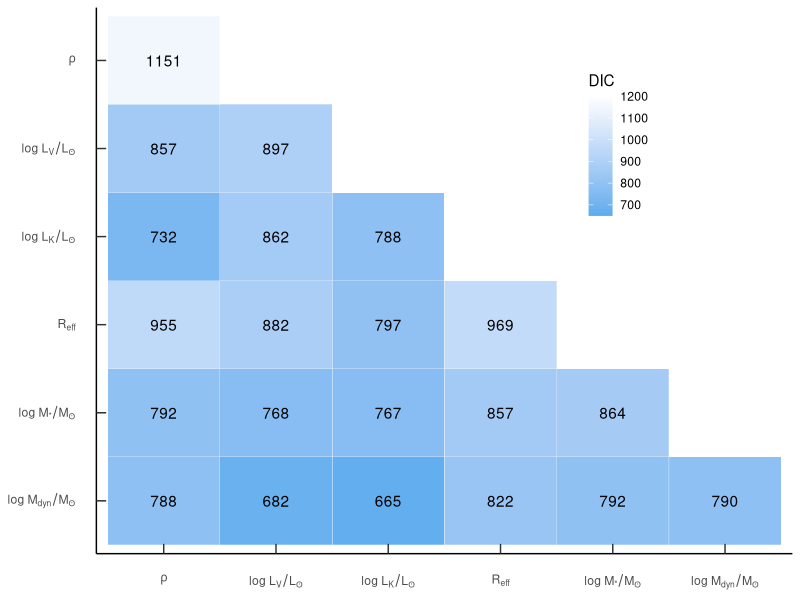

Recreate this plot in R.
library(ggplot2)
library(ggthemes)
library(Cairo)

bod <- read.table('bod.dat', header=TRUE)
#bod$x = factor(bod$x2, levels=c('density','Mdyn','mass','R_e','L_K','L_V'))
bod$y = factor(bod$x1, levels=c('Mdyn','mass','R_e','L_K','L_V','density'))
bod$x = factor(bod$x2, levels=c('density','L_V','L_K','R_e','mass','Mdyn'))
bod$DIC <- floor(bod$DIC)

g <- ggplot(bod, aes(x,y)) + geom_tile(aes(fill=DIC), colour="white") + 
    scale_fill_gradient("DIC", high="white",low="steelblue2", limits=c(650,1200)) + 
    geom_text(aes(label= DIC)) +
    theme_bw() +
    theme(panel.grid.major = element_blank(),
        panel.grid.minor = element_blank(),
        panel.border = element_blank(),
        axis.line = element_line(colour = "black"),
        axis.ticks.length=unit(-0.25, "cm"),
        axis.text.y=element_text(margin=margin(0,15,0,0)),
        axis.text.x=element_text(margin=margin(15,0,0,0)),
        axis.title.x=element_blank(),
        axis.title.y=element_blank(),
        legend.position = c(0.75, 0.75)) +
    scale_x_discrete(labels=c(expression(rho),expression(log~L[V]/L['\u0298']),expression(log~L[K]/L['\u0298']),expression(R[eff]),expression(log~M['*']/M['\u0298']),expression(log~M[dyn]/M['\u0298']))) + 
    scale_y_discrete(labels=c(expression(log~M[dyn]/M['\u0298']),expression(log~M['*']/M['\u0298']),expression(R[eff]),expression(log~L[K]/L['\u0298']),expression(log~L[V]/L['\u0298']),expression(rho)))
    #scale_x_discrete(labels=c(expression(rho),expression(log~M[dyn]/M['\u0298']),expression(log~M['*']/M['\u0298']),expression(R[eff]),expression(log~L[K]/L['\u0298']),expression(log~L[V]/L['\u0298'])))
